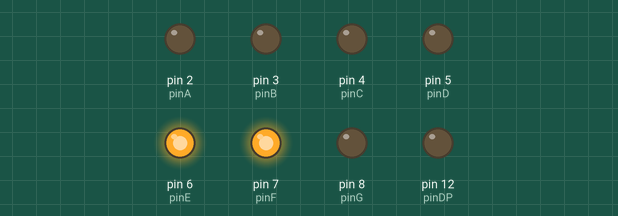
Bench run of a sketch on a simulated Arduino Uno, built with avr-gcc and run on an emulated ATmega328P. On the bench: output pins drawn as LEDs (lit = HIGH).

Above: at 0.5 s.
At 1.5 s:
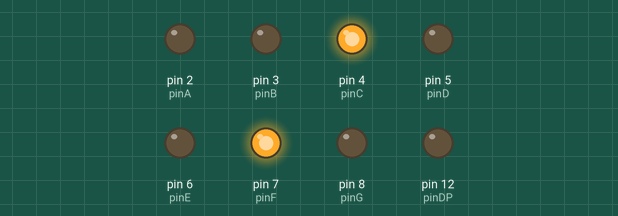
At 2.5 s:
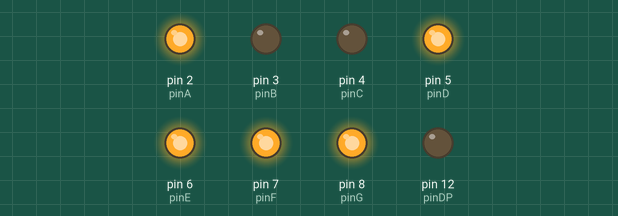
At 3.5 s:
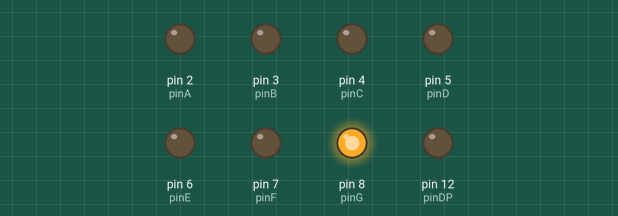
Timing chart, 0 to 5.2 s (numbered marks = the images above):
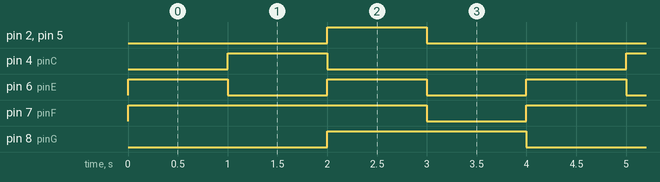

The sketch:

8SEGMENT_321_FUNCTION.ino
```cpp
int pinA = 2;
int pinB = 3;
int pinC = 4;
int pinD = 5;
int pinE = 6;
int pinF = 7;
int pinG = 8;
int pinDP = 12;


void setup() {
pinMode (pinA,OUTPUT);
pinMode (pinB,OUTPUT);
pinMode (pinC,OUTPUT);
pinMode (pinD,OUTPUT);
pinMode (pinE,OUTPUT);
pinMode (pinF,OUTPUT);
pinMode (pinG,OUTPUT);
pinMode (pinDP,OUTPUT);
}

void loop() {
  three();
  two();
  one();
  zero();

}

void three() {
digitalWrite (pinA, LOW);
digitalWrite (pinB, LOW);
digitalWrite (pinC, LOW);
digitalWrite (pinD, LOW);
digitalWrite (pinE, HIGH);
digitalWrite (pinF, HIGH);
digitalWrite (pinG, LOW);
digitalWrite (pinDP, LOW);
delay(1000);
}


void two() {
digitalWrite (pinA, LOW);
digitalWrite (pinB, LOW);
digitalWrite (pinC, HIGH);
digitalWrite (pinD, LOW);
digitalWrite (pinE, LOW);
digitalWrite (pinF, HIGH);
digitalWrite (pinG, LOW);
digitalWrite (pinDP, LOW);
delay(1000);
}


void zero() {
digitalWrite (pinA, LOW);
digitalWrite (pinB, LOW);
digitalWrite (pinC, LOW);
digitalWrite (pinD, LOW);
digitalWrite (pinE, LOW);
digitalWrite (pinF, LOW);
digitalWrite (pinG, HIGH);
digitalWrite (pinDP, LOW);
delay(1000);

}
void one() {
digitalWrite (pinA, HIGH);
digitalWrite (pinB, LOW);
digitalWrite (pinC, LOW);
digitalWrite (pinD, HIGH);
digitalWrite (pinE, HIGH);
digitalWrite (pinF, HIGH);
digitalWrite (pinG, HIGH);
digitalWrite (pinDP, LOW);
delay(1000);
}
```

Measured:
- by itself, pin 2 (pinA), pin 4 (pinC), pin 5 (pinD): alternates HIGH for 1.0 s and LOW for 3.0 s
- by itself, pin 6 (pinE): alternates HIGH for 1.0 s and LOW for 1.0 s
- by itself, pin 7 (pinF): alternates HIGH for 3.0 s and LOW for 1.0 s
- by itself, pin 8 (pinG): alternates HIGH for 2.0 s and LOW for 2.0 s
